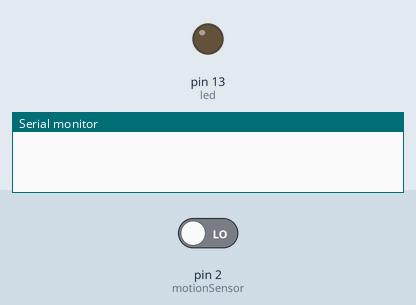
This sketch was run on a simulated Arduino Uno, built with avr-gcc and run on an emulated ATmega328P. On the bench: output pins drawn as LEDs (lit = HIGH), the last lines printed to the serial monitor. The test bench sets the inputs (shaded band); at power-on: pin 2 (motionSensor) LOW.

Above: at 1.2 s.
1.3 s: pin 2 (motionSensor) driven HIGH
At 1.6 s:
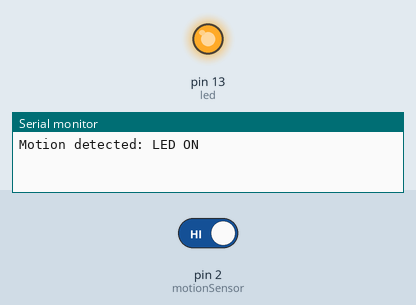
Timing chart, 0 to 4.8 s (numbered marks = the images above; inputs shaded):
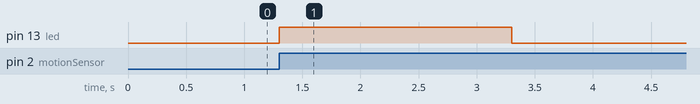

The sketch:

Sense_Think_Act_Interrupt.ino
```cpp
const int motionSensor = 2;  // This motion sensor pin supports the interrupts
const int led = 13;
volatile bool motionDetected = false;

// Interrupt Service
void detectMotion() {
    motionDetected = true;
}

void setup() {
    pinMode(motionSensor, INPUT);
    pinMode(led, OUTPUT);
    Serial.begin(9600);

    // Attach the interrupt to the motion sensor pin
    attachInterrupt(digitalPinToInterrupt(motionSensor), detectMotion, RISING);
}

void loop() {
    if (motionDetected) {
        digitalWrite(led, HIGH);
        Serial.println("Motion detected: LED ON");
        delay(2000);  // Keep LED on for 2 seconds
        digitalWrite(led, LOW);
        Serial.println("Resetting LED: OFF");

        motionDetected = false;
    }
}
```

Measured:
- after the input at 1.3 s, pin 13 (led): LOW → HIGH at once, → LOW 2.0 s later
